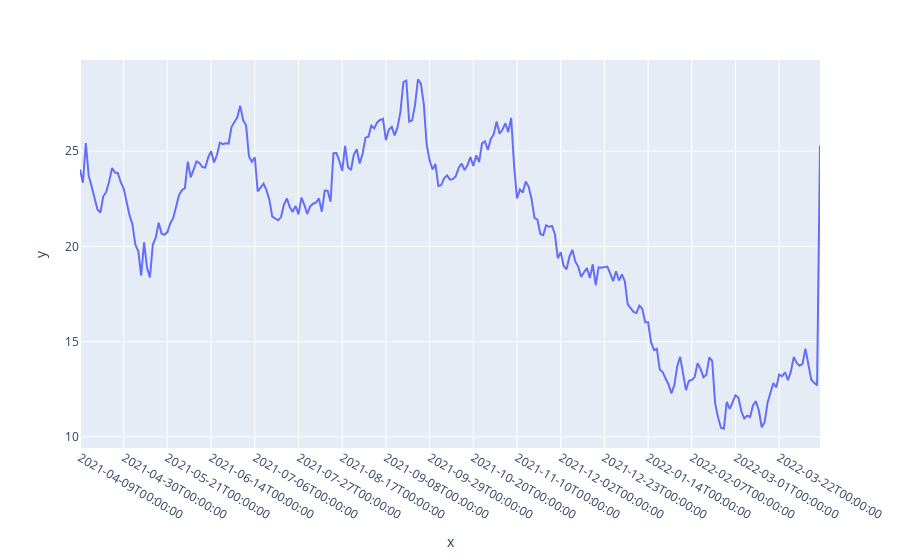

Notebook code for this chart:
### Code cell
fig = px.line(x=new_dates2, y=new_closes)

fig.update_layout(xaxis=dict(
    tickvals=new_dates2[::15],
    ticktext=new_dates[::15]
))
# plot target price as a line over few days, different color traces
fig.show()

### Figure 1 — Plotly figure (JSON) as saved in the notebook; plotly's stock layout.template omitted (floating-point values rounded to 4 significant figures; data arrays with more than 128 entries replaced by an {"elided": "..."} marker saying what was removed)
{"data": [{"hovertemplate": "x=%{x}<br>y=%{y}<extra></extra>", "legendgroup": "", "line": {"color": "#636efa", "dash": "solid"}, "marker": {"symbol": "circle"}, "mode": "lines", "name": "", "orientation": "v", "showlegend": false, "type": "scatter", "x": {"elided": "255 int values"}, "xaxis": "x", "y": {"elided": "255 float values"}, "yaxis": "y"}], "layout": {"legend": {"tracegroupgap": 0}, "margin": {"t": 60}, "xaxis": {"anchor": "y", "domain": [0, 1], "ticktext": ["2021-04-09T00:00:00", "2021-04-30T00:00:00", "2021-05-21T00:00:00", "2021-06-14T00:00:00", "2021-07-06T00:00:00", "2021-07-27T00:00:00", "2021-08-17T00:00:00", "2021-09-08T00:00:00", "2021-09-29T00:00:00", "2021-10-20T00:00:00", "2021-11-10T00:00:00", "2021-12-02T00:00:00", "2021-12-23T00:00:00", "2022-01-14T00:00:00", "2022-02-07T00:00:00", "2022-03-01T00:00:00", "2022-03-22T00:00:00"], "tickvals": [0, 15, 30, 45, 60, 75, 90, 105, 120, 135, 150, 165, 180, 195, 210, 225, 240], "title": {"text": "x"}}, "yaxis": {"anchor": "x", "domain": [0, 1], "title": {"text": "y"}}}}
